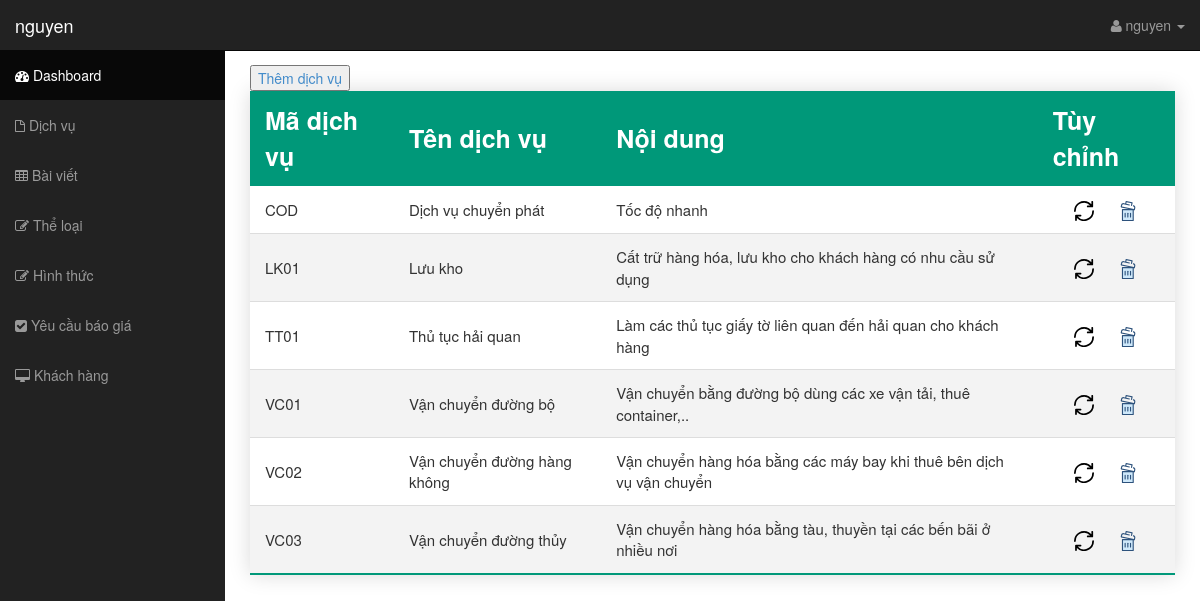
The app's page /controller/admin.php?view=dichvu (signed in), older data.
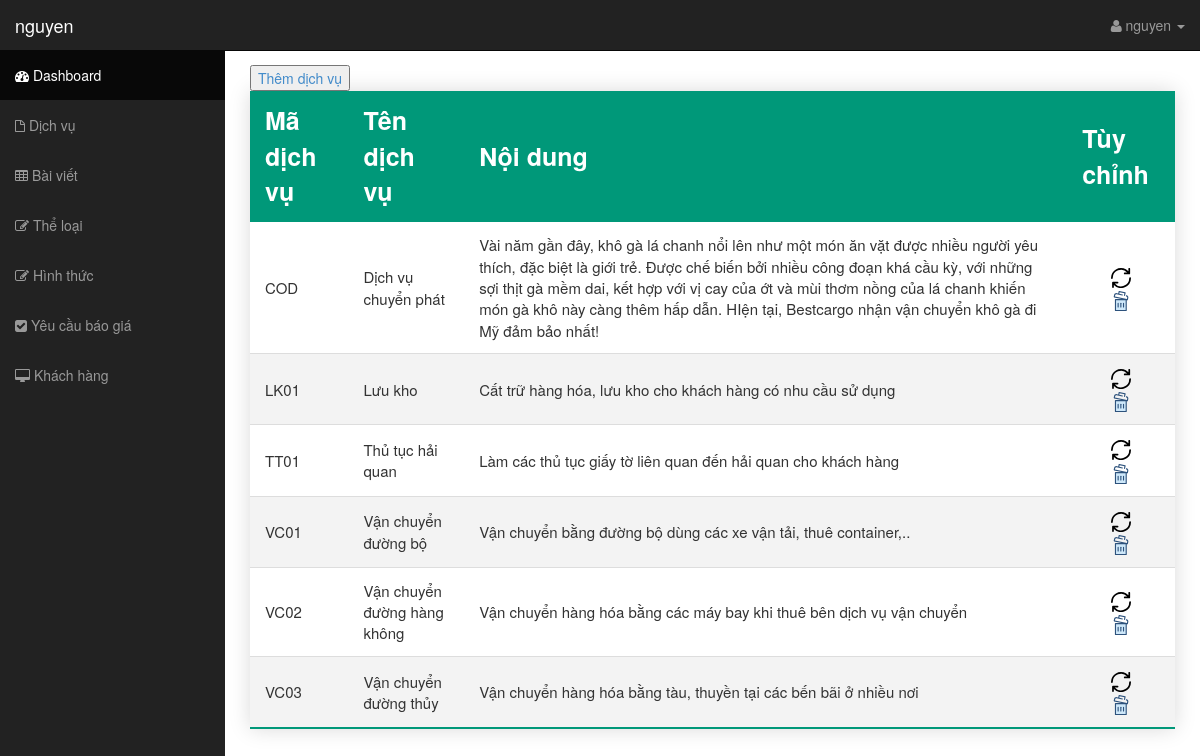
The same page, newer data.
### tables this page shows
CREATE TABLE `dichvu` (
  `madv` varchar(32) NOT NULL,
  `tendv` varchar(255) NOT NULL,
  `noidung` text NOT NULL
);

### controller/admin.php (called while the page is built)
<?php
include "../view/admin/header.php";
include "../view/admin/admin.php";
include "../view/admin/footer.php";
?>

### model/thuvien.php (called while the page is built, shortened)
<?php
function showDatabase($pdo, $table) {
	$select = "SELECT * FROM $table";
	$stmt = $pdo->prepare($select);
	$stmt->execute();
	$element = $stmt->fetchAll(PDO::FETCH_ASSOC);
	return $element;
}
?>

### view/admin/dichvu.php (the view, shortened to what this page needs)
<div>
    <button>
        <a href="../controller/them_dv.php">Thêm dịch vụ</a>
    </button>
</div>
<table class="styled-table">
    <thead>
        <tr>
            <th>Mã dịch vụ</th>
            <th>Tên dịch vụ</th>
            <th>Nội dung</th>
            <th>Tùy chỉnh</th>
        </tr>
    </thead>
    <tbody>
        <?php
            $table = "dichvu";
            $row = showDatabase($pdo, $table);
            foreach ($row as $value) {
        ?>
            <tr>
                <td><?php echo $value['madv'];?></td>
                <td><?php echo $value['tendv'];?></td>
                <td><?php echo $value['noidung'];?></td>
                <td class="option">
                    <a class="update" href="../controller/sua_dv.php?madv=<?php echo $value['madv'];?>" value="">
                        <img src="../view/images/icon/update.svg" title="<?php echo $value['madv'];?>" alt="Cập nhật">
                    </a>
                    <a href="../controller/xoa_dv.php?madv=<?php echo $value['madv'];?>">
                        <img src="../view/images/icon/delete.svg" title="Xóa" alt="Xóa">
                    </a>
                </td>
            </tr>
        <?php } ?>
    </tbody>
</table>

Row changes from the older to the newer data that the page shows:
changed dichvu "COD": noidung "Tốc độ nhanh" → "Vài năm gần đây, khô gà lá chanh nổi lên như một món ăn vặt được nhiều người yêu thích, đặc biệt là giới trẻ. Được chế biến bởi nhiều công đoạn khá cầu kỳ, với những sợi thịt gà mềm dai, kết hợp với vị cay của ớt và mùi thơm nồng của lá chanh khiến món gà khô này càng thêm hấp dẫn. HIện tại, Bestcargo nhận vận chuyển khô gà đi Mỹ đảm bảo nhất!"
